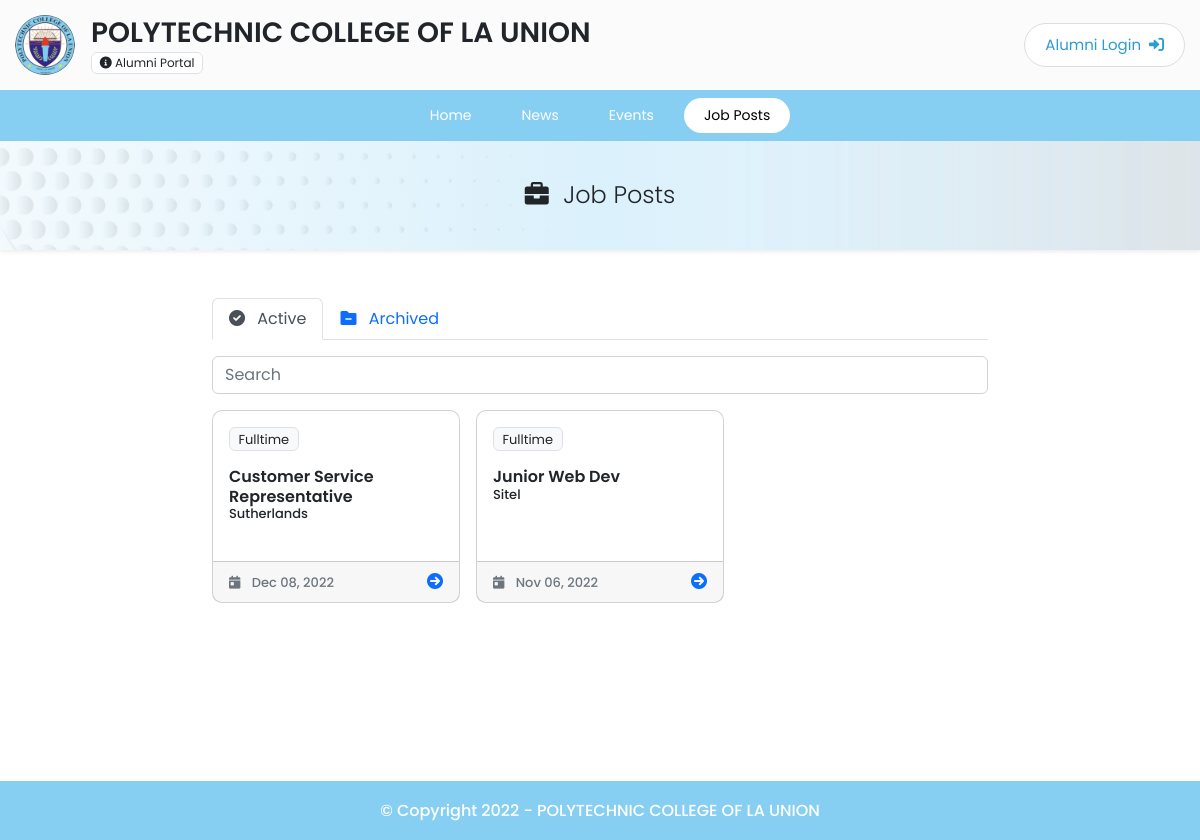
The page /client/jobs.php on the database its author committed.
### tables this page shows
CREATE TABLE `jobs` (
  `id` int(11) NOT NULL,
  `status` int(11) NOT NULL,
  `type` int(11) NOT NULL,
  `title` mediumtext NOT NULL,
  `description` mediumtext NOT NULL,
  `company` varchar(100) NOT NULL,
  `date_posted` date NOT NULL DEFAULT current_timestamp()
);

### classes/jobs.php (called while the page is built, shortened)
<?php
require_once '../db/db_config.php';
class Jobs
{
    public static function getAllJobs($limit = 0)
    {
        global $conn;
        if ($limit != 0) {
            $sql = "SELECT * FROM jobs WHERE status = 1 ORDER BY date_posted DESC LIMIT $limit";
        } else {
            $sql = "SELECT * FROM jobs WHERE status = 1 ORDER BY date_posted DESC";
        }
        $results = $conn->query($sql);
        return $results;
    }
}

### client/jobs.php (the view, shortened to what this page needs)
<?php
require_once '../classes/jobs.php';
$jobsResult = Jobs::getAllJobs();
?>
<!DOCTYPE html>
<html lang="en">
<head>
    <?php include_once '../templates/header.php' ?>
</head>
<body>
    <div id="wrapper">
        <?php include_once '../templates/client_nav.php' ?>
        <div id="content" style="z-index:9; position: relative">
            <div class="h4 fw-light text-center bg-white shadow-sm mb-0 text-dark" id="page-head"><i class="fas fa-briefcase me-2"></i> Job Posts</div>
            <div class="container pt-5" style="max-width: 800px">
                <nav>
                    <div class="nav nav-tabs" id="nav-tab" role="tablist">
                        <button class="nav-link active" id="nav-home-tab" data-bs-toggle="tab" data-bs-target="#nav-home" type="button" role="tab" aria-controls="nav-home" aria-selected="true"><i class="fas fa-check-circle me-2"></i> Active</button>
                        <button class="nav-link" id="nav-profile-tab" data-bs-toggle="tab" data-bs-target="#nav-profile" type="button" role="tab" aria-controls="nav-profile" aria-selected="false"><i class="fas fa-folder-minus me-2"></i> Archived</button>
                    </div>
                </nav>
                <div class="tab-content" id="nav-tabContent">
                    <div class="tab-pane fade show active" id="nav-home" role="tabpanel" aria-labelledby="nav-home-tab" tabindex="0"><input type="search" class="form-control my-3" placeholder="Search" onkeyup="search($(this).val())">
                        <div class="row g-3 mb-3">
                            <?php
                            if ($jobsResult->num_rows > 0) {
                                while ($row = $jobsResult->fetch_assoc()) {
                            ?>
                                    <div class="col-md-4 jobs-data" data-title="<?= $row['title'] ?>" data-company="<?= $row['company'] ?>">
                                        <div class="card jobs-card mb-3 h-100">
                                            <div class="card-body">
                                                <div class="smalltxt fw-normal badge bg-light border text-dark mb-3">Fulltime</div>
                                                <div class="h6 fw-bold mb-0"><?= $row['title'] ?></div>
                                                <div class="h6 smalltxt"><?= $row['company'] ?></div>
                                            </div>
                                            <div class="card-footer">
                                                <div class="d-flex justify-content-between align-items-center justify-self-end">
                                                    <div class="h6 smalltxt mb-0 text-muted"><i class="fas fa-calendar-day me-2"></i> <?= date('M d, Y', strtotime($row['date_posted'])) ?></div>
                                                    <div><a href="view-job?id=<?= $row['id'] ?>" class="text-decoration-none"><i class="fas fa-arrow-circle-right"></i></a></div>
                                                </div>
                                            </div>
                                        </div>
                                    </div>
                            <?php
                                }
                            } else {
                                echo '<div class="text-center text-muted fst-italic">No job postings at this moment.</div>';
                            }
                            ?>
                        </div>
                    </div>
                </div>
            </div>
        </div>
        <?php include_once '../templates/foot.php' ?>
    </div>
</body>
</html>

### assets/css/style.css (style rules this page uses)
body { font-family: 'Poppins', sans-serif; }
.container { max-width: 1100px; }
#wrapper { position: relative; }
#page-head { background-image: linear-gradient(to right, rgba(134, 207, 243, 0.1), rgba(134, 207, 243, .3), rgba(134, 207, 243, 0.1)), url("../../assets/images/headers.webp"); background-position: top; background-size: cover; position: sticky; top: 90px; z-index: 8; color: #86cff3; padding: 40px 0px; }
.fw-bold { font-weight: 600 !important; }
.smalltxt { font-size: 14px; }
#content { min-height: 80vh; }
.jobs-card { border-radius: 10px; }
.smalltxt { font-size: 13px; }

### rows shown on the page
jobs: title "Customer Service Representative", company "Sutherlands", date_posted "Dec 08, 2022"
jobs: title "Junior Web Dev", company "Sitel", date_posted "Nov 06, 2022"
